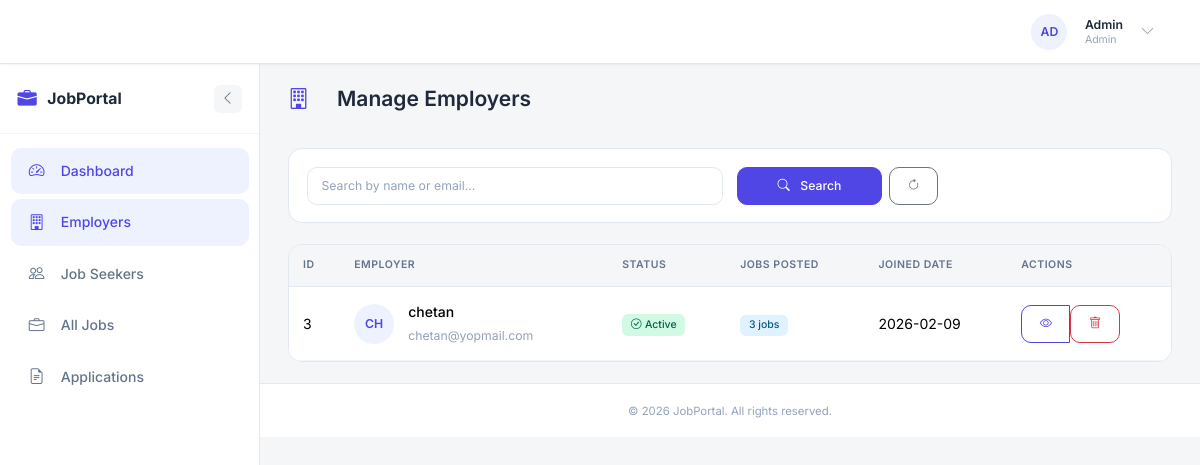
Page /admin/employers (signed in) on the committed database.
### models.py (models this page shows, shortened)
class User(db.Model, UserMixin):
    __tablename__ = 'users'
    id = db.Column(db.Integer, primary_key=True)
    name = db.Column(db.String(100), nullable=False)
    email = db.Column(db.String(120), unique=True, nullable=False, index=True)
    password_hash = db.Column(db.String(128), nullable=False)
    role = db.Column(db.String(20), nullable=False)  # admin, employer, jobseeker
    created_at = db.Column(db.DateTime, default=datetime.utcnow)
    updated_at = db.Column(db.DateTime, default=datetime.utcnow, onupdate=datetime.utcnow)
    profile = db.relationship('Profile', back_populates='user', uselist=False, cascade='all, delete-orphan')
    jobs = db.relationship('Job', back_populates='employer', foreign_keys='Job.employer_id', cascade='all, delete-orphan')
    applications = db.relationship('Application', back_populates='jobseeker', foreign_keys='Application.jobseeker_id', cascade='all, delete-orphan')
    @property
    def password(self):
        """Prevent direct password access"""
        raise AttributeError('Password is not readable')
    def is_admin(self):
        return self.role == 'admin'
    def is_employer(self):
        return self.role == 'employer'
    def is_jobseeker(self):
        return self.role == 'jobseeker'
    def get_role_display(self):
        roles = {
            'admin': 'Admin',
            'employer': 'Employer',
            'jobseeker': 'Jobseeker'
        }
        return roles.get(self.role, self.role)

### admin/routes.py (the view)
@admin.route('/employers')
@login_required
def employers():
    if not current_user.is_admin():
        flash('Access denied. Admin privileges required.', 'danger')
        return redirect(url_for('main.home'))
    page = request.args.get('page', 1, type=int)
    search = request.args.get('search', '')
    query = User.query.filter_by(role='employer')
    if search:
        query = query.filter(
            (User.name.contains(search)) |
            (User.email.contains(search))
        )
    employers_pagination = query.order_by(User.created_at.desc()).paginate(
        page=page, per_page=10, error_out=False
    )
    return render_template('admin/employers.html', employers=employers_pagination)

### app.py (called while the page is built)
@login_manager.user_loader
def load_user(user_id):
    return User.query.get(int(user_id))

@app.context_processor
def inject_sidebar_state():
    is_auth = getattr(current_user, 'is_authenticated', False)
    if is_auth:
        sidebar_collapsed = request.cookies.get('sidebar_collapsed', 'false') == 'true'
    else:
        sidebar_collapsed = False
    return dict(sidebar_collapsed=sidebar_collapsed)

### templates/admin/employers.html (shortened to what this page needs)
{% extends "base.html" %}
{% block content %}
<div class="page-header">
    <h1><i class="bi bi-building"></i>Manage Employers</h1>
</div>
<div class="dashboard-card mb-4">
    <div class="card-body">
        <form method="GET" class="row g-3">
            <div class="col-md-6">
                <input type="text" name="search" class="form-control" placeholder="Search by name or email..."
                       value="{{ request.args.get('search', '') }}">
            </div>
            <div class="col-md-3 d-flex gap-2">
                <button type="submit" class="btn btn-primary flex-grow-1">
                    <i class="bi bi-search me-1"></i>Search
                </button>
                <a href="{{ url_for('admin.employers') }}" class="btn btn-outline-secondary">
                    <i class="bi bi-arrow-clockwise"></i>
                </a>
            </div>
        </form>
    </div>
</div>
<div class="dashboard-card">
    <div class="card-body p-0">
        {% if employers.items %}
            <div class="table-responsive">
                <table class="table mb-0">
                    <thead>
                        <tr>
                            <th>ID</th>
                            <th>Employer</th>
                            <th>Status</th>
                            <th>Jobs Posted</th>
                            <th>Joined Date</th>
                            <th>Actions</th>
                        </tr>
                    </thead>
                    <tbody>
                        {% for emp in employers.items %}
                            <tr>
                                <td>{{ emp.id }}</td>
                                <td>
                                    <div class="d-flex align-items-center">
                                        <div class="avatar bg-primary-subtle text-primary me-3">
                                            {{ emp.name[:2].upper() }}
                                        </div>
                                        <div>
                                            <div class="fw-medium">{{ emp.name }}</div>
                                            <small class="text-muted">{{ emp.email }}</small>
                                        </div>
                                    </div>
                                </td>
                                <td>
                                    <span class="badge bg-success-subtle text-success">
                                        <i class="bi bi-check-circle me-1"></i>Active
                                    </span>
                                </td>
                                <td>
                                    <span class="badge bg-info-subtle text-info">
                                        {{ emp.jobs|length }} jobs
                                    </span>
                                </td>
                                <td>{{ emp.created_at.strftime('%Y-%m-%d') }}</td>
                                <td>
                                    <div class="btn-group btn-group-sm">
                                        <a href="{{ url_for('admin.view_employer', employer_id=emp.id) }}"
                                           class="btn btn-outline-primary" title="View Details">
                                            <i class="bi bi-eye"></i>
                                        </a>
                                        <form action="{{ url_for('admin.delete_employer', employer_id=emp.id) }}" method="POST" style="display:inline;">
                                            <button type="submit" class="btn btn-outline-danger" title="Delete" onclick="return confirm('Are you sure you want to delete this employer? This will also delete all their jobs and applications.')">
                                                <i class="bi bi-trash"></i>
                                            </button>
                                        </form>
                                    </div>
                                </td>
                            </tr>
                        {% endfor %}
                    </tbody>
                </table>
            </div>
        {% else %}
            <div class="text-center py-5">
                <i class="bi bi-inbox display-1 text-muted"></i>
                <h4 class="mt-3">No Employers Found</h4>
                <p class="text-muted">No employers match your criteria.</p>
            </div>
        {% endif %}
    </div>
</div>
{% endblock %}

### templates/base.html (shortened to what this page needs)
<!DOCTYPE html>
<html lang="en">
<head>
    <link href="https://cdn.jsdelivr.net/npm/bootstrap@5.3.2/dist/css/bootstrap.min.css" rel="stylesheet">
    <link href="https://cdn.jsdelivr.net/npm/bootstrap-icons@1.11.1/font/bootstrap-icons.css" rel="stylesheet">
    <link rel="stylesheet" href="{{ url_for('static', filename='css/main.css') }}">
</head>
<body>
    {% if current_user.is_authenticated %}
    <nav class="navbar navbar-expand-lg">
        <div class="container-fluid px-3">
            <a class="navbar-brand" href="{{ url_for('main.home') }}">
                <i class="bi bi-briefcase-fill"></i>
                <span >JobPortal</span>
            </a>
            <div class="collapse navbar-collapse" id="navbarNav">
                <ul class="navbar-nav ms-auto align-items-center">
                    {% if current_user.is_admin() %}
                        <li class="nav-item">
                            <a class="nav-link {% if request.endpoint and request.endpoint.startswith('admin.dashboard') %}active{% endif %}" href="{{ url_for('admin.dashboard') }}">
                                <i class="bi bi-speedometer2 me-1"></i>Dashboard
                            </a>
                        </li>
                    {% elif current_user.is_employer() %}
                        <li class="nav-item">
                            <a class="nav-link {% if request.endpoint and request.endpoint.startswith('employer.dashboard') %}active{% endif %}" href="{{ url_for('employer.dashboard') }}">
                                <i class="bi bi-speedometer2 me-1"></i>Dashboard
                            </a>
                        </li>
                    {% elif current_user.is_jobseeker() %}
                        <li class="nav-item">
                            <a class="nav-link {% if request.endpoint and request.endpoint.startswith('jobseeker.dashboard') %}active{% endif %}" href="{{ url_for('jobseeker.dashboard') }}">
                                <i class="bi bi-speedometer2 me-1"></i>Dashboard
                            </a>
                        </li>
                    {% endif %}
                    <li class="nav-item dropdown ms-2">
                        <a class="user-dropdown d-flex align-items-center" href="#" role="button" data-bs-toggle="dropdown" aria-expanded="false">
                            <div class="avatar">
                                {{ current_user.name[:2].upper() }}
                            </div>
                            <div class="user-info d-none d-md-block ms-2">
                                <div class="user-name">{{ current_user.name }}</div>
                                <div class="user-role">{{ current_user.get_role_display() }}</div>
                            </div>
                            <i class="bi bi-chevron-down ms-2 text-muted"></i>
                        </a>
                    </li>
                </ul>
            </div>
        </div>
    </nav>
    <div class="d-flex">
        <aside class="sidebar-wrapper {% if sidebar_collapsed %}collapsed{% endif %}" id="sidebarWrapper">
            <div class="sidebar-header">
                <a class="sidebar-brand" href="{{ url_for('main.home') }}">
                    <i class="bi bi-briefcase-fill"></i>
                    <span class="sidebar-label">JobPortal</span>
                </a>
                <button class="sidebar-toggle" id="sidebarToggle" title="Toggle Sidebar">
                    <i class="bi {% if sidebar_collapsed %}bi-chevron-right{% else %}bi-chevron-left{% endif %}"></i>
                </button>
            </div>
            <nav class="sidebar-nav">
                <ul class="nav flex-column">
                    {% if current_user.is_admin() %}
                        {% include 'admin/sidebar.html' %}
                    {% elif current_user.is_employer() %}
                        {% include 'employer/sidebar.html' %}
                    {% elif current_user.is_jobseeker() %}
                        {% include 'jobseeker/sidebar.html' %}
                    {% endif %}
                </ul>
            </nav>
        </aside>
        <main class="main-wrapper flex-grow-1">
            <div class="main-content flex-grow-1">
                {% block content %}{% endblock %}
            </div>
            <footer class="footer">
                <span>&copy; 2026 JobPortal. All rights reserved.</span>
            </footer>
        </main>
    </div>
    {% endif %}
</body>
</html>

### rows in the picture
User: name "AD", name "Admin", role "Admin"
User: id "3", name "CH", name "chetan", email "chetan@yopmail.com", jobs|length "3", created_at "2026-02-09"
